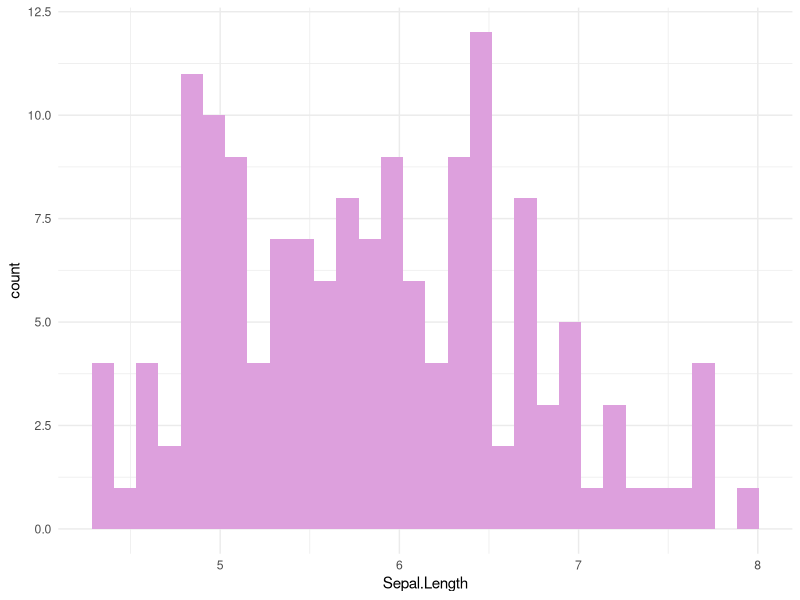

Write R code to recreate this figure.
## ---- chunk 1
knitr::opts_chunk$set(echo = TRUE)
library(tidyverse)
## ---- chunk 2
col <- colors()
colors()
ggplot(iris, aes(x=Sepal.Length)) +
  geom_histogram(fill=col[541]) +
  theme_minimal()
